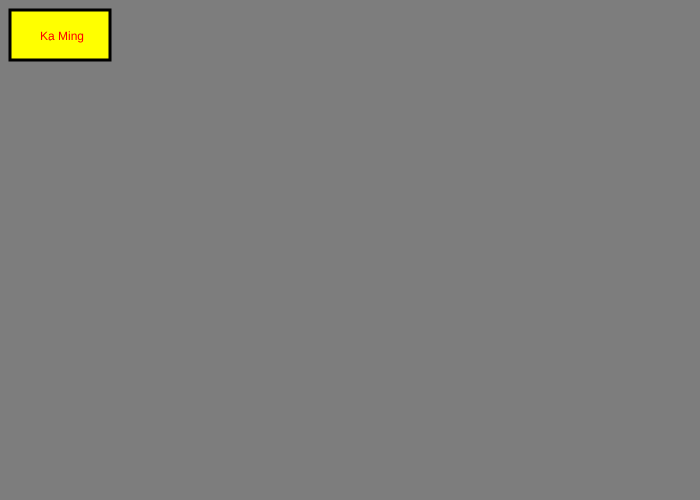
Frame 1 (no input)
Frame 60 (no input): identical to frame 1, image omitted
Frame 120 (the mouse pressed at the canvas centre since frame 60): identical to frame 1, image omitted

The p5.js sketch that drew this single still picture (run headless with seeded random() and noise() and a simulated clock; from frame 60 on, the mouse is pressed at the canvas centre):

// p5.js sketch
// ── sketch.js

function setup()
{
  createCanvas(700,500);


}

function draw()
{
	background(125,125,125)


	if (mouseX > 10 && mouseX < 10 + 100 && mouseY > 10 && mouseY < 10+50)
	{
		fill(0,0,0);
		stroke(0,0,0);
		strokeWeight(3);
		rect(10,10,100,50);
	}
	else
	{
		fill(255,255,0);
		stroke(0,0,0);
		strokeWeight(3);
		rect(10,10,100,50);
	}

	fill(255,0,0);
	stroke(0,0,0);
  strokeWeight(0);
	textSize(12);
	text("Ka Ming",40,40);

}
